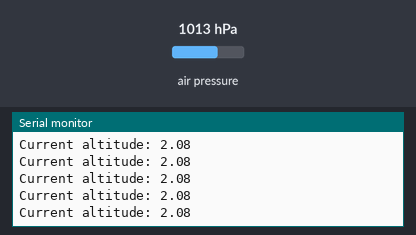
Bench run of a sketch on a simulated Arduino Uno, built with avr-gcc and run on an emulated ATmega328P. Parts: the last lines printed to the serial monitor. The inputs (shaded band) are chosen by the test bench; at power-on: air pressure 1013 hPa.

Above: at 1.2 s.
1.3 s: air pressure set to 1025 hPa
At 1.33 s:
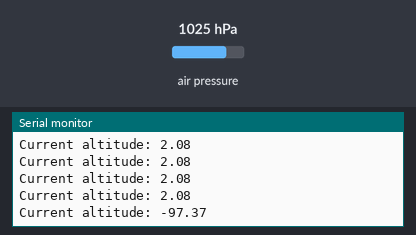
2.8 s: air pressure set to 952 hPa
At 2.87 s:
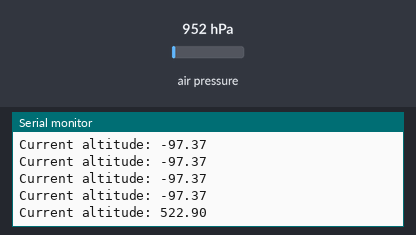
Timing chart, 0 to 5.8 s (numbered marks = the images above; inputs shaded):
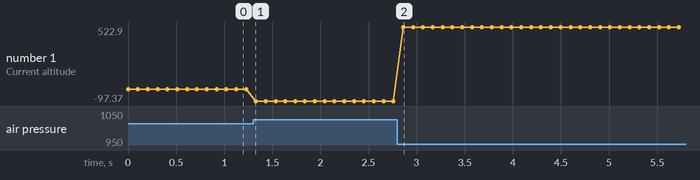

The sketch:

apogee.ino
```cpp
#include "apogee.h"

ApogeeDetector detector;
double altitude_backing_array[WINDOW_SIZE];

void setup() {
    Serial.begin(115200);
    if (!bmp.begin()) {
        Serial.println("Could not find a valid BMP280 sensor, check wiring!");
        while (1);
    }

    init_apogee_detector(&detector, altitude_backing_array, WINDOW_SIZE);
}

void loop() {
    double current_altitude = bmp.readAltitude(1013.25); // Assuming sea level pressure
    update_apogee_detector(&detector, current_altitude);

    if (is_apogee_reached(&detector) && !apogeeReached) {
        apogeeReached = true;
        // Additional logic for apogee event
    }
    delay(100); // Adjust delay as needed
}
```

apogee.cpp
```cpp
// apogee.cpp
#include "apogee.h"

Adafruit_BMP280 bmp; // BMP280 object
bool apogeeReached = false;

// Rolling Window Functions
void init_rolling_window(RollingWindow *rw, double *pBackingArray, size_t capacity) {
    rw->backing_array = pBackingArray;
    rw->capacity = capacity;
    rw->size = 0;
    rw->front = 0;
    rw->sum_of_elements = 0.0;
}

size_t mod_rolling_window(size_t index, size_t modulo) {
    return (index % modulo + modulo) % modulo;
}

void add_data_point_rolling_window(RollingWindow *rw, double dataPoint) {
    if (rw->size >= rw->capacity) {
        rw->sum_of_elements -= rw->backing_array[mod_rolling_window(rw->front, rw->capacity)];
        rw->front = mod_rolling_window(rw->front + 1, rw->capacity);
        rw->size--;
    }
    size_t back_insertion_idx = mod_rolling_window(rw->front + rw->size, rw->capacity);
    rw->backing_array[back_insertion_idx] = dataPoint;
    rw->sum_of_elements += dataPoint;
    rw->size++;
}

double get_latest_datapoint_rolling_window(RollingWindow *rw) {
    return rw->backing_array[mod_rolling_window(rw->front + rw->size - 1, rw->capacity)];
}

double get_earliest_datapoint_rolling_window(RollingWindow *rw) {
    return rw->backing_array[mod_rolling_window(rw->front, rw->capacity)];
}

// Apogee Detector Functions
void init_apogee_detector(ApogeeDetector *detector, double *backing_array, size_t capacity) {
    init_rolling_window(&detector->altitude_window, backing_array, capacity);
    detector->last_altitude = -1.0;
    detector->apogee_reached = 0;
    detector->decrease_count = 0;
}

void update_apogee_detector(ApogeeDetector *detector, double current_altitude) {
    add_data_point_rolling_window(&detector->altitude_window, current_altitude);

    if (detector->apogee_reached) {
        return; // Exit the function if apogee has already been reached
    }

    Serial.print("Current altitude: ");
    Serial.println(current_altitude);

    if (detector->last_altitude >= 0) {
        if (current_altitude < detector->last_altitude) {
            detector->decrease_count++;
            Serial.print("Decrease count: ");
            Serial.println(detector->decrease_count);
        } else {
            detector->decrease_count = 0; // Reset counter if altitude increases or stays the same
        }
    }

    if (detector->decrease_count >= DECREASE_THRESHOLD) {
        detector->apogee_reached = 1;
        Serial.println("Apogee Reached!");
    }
    detector->last_altitude = current_altitude;
}

int is_apogee_reached(ApogeeDetector *detector) {
    return detector->apogee_reached;
}
```

apogee.h
```cpp
// apogee.h
#ifndef APOGEE_H
#define APOGEE_H

#include <Adafruit_BMP280.h>
#include <Adafruit_Sensor.h>

#define WINDOW_SIZE 20
#define DECREASE_THRESHOLD 5 // Number of consecutive decreases to confirm apogee
extern bool apogeeReached;

typedef struct {
    double *backing_array;
    size_t capacity;
    size_t size;
    size_t front;
    double sum_of_elements;
} RollingWindow;

typedef struct {
    RollingWindow altitude_window;
    double last_altitude;
    int apogee_reached;
    int decrease_count; // Track consecutive decreases
} ApogeeDetector;

extern Adafruit_BMP280 bmp; // BMP280 object

void init_rolling_window(RollingWindow *rw, double *pBackingArray, size_t capacity);
size_t mod_rolling_window(size_t index, size_t modulo);
void add_data_point_rolling_window(RollingWindow *rw, double dataPoint);
double get_latest_datapoint_rolling_window(RollingWindow *rw);
double get_earliest_datapoint_rolling_window(RollingWindow *rw);

void init_apogee_detector(ApogeeDetector *detector, double *backing_array, size_t capacity);
void update_apogee_detector(ApogeeDetector *detector, double current_altitude);
int is_apogee_reached(ApogeeDetector *detector);

#endif /* APOGEE_H */
```

Measured:
- after the input at 1.3 s, the serial monitor: prints a new line at once (image 1)
- after the input at 2.8 s, the serial monitor: prints a new line after 0.06 s (image 2)
- plotted number 1: 2.08 → -97.37 after the input at 1.3 s, -97.37 → 522.9 after the input at 2.8 s
